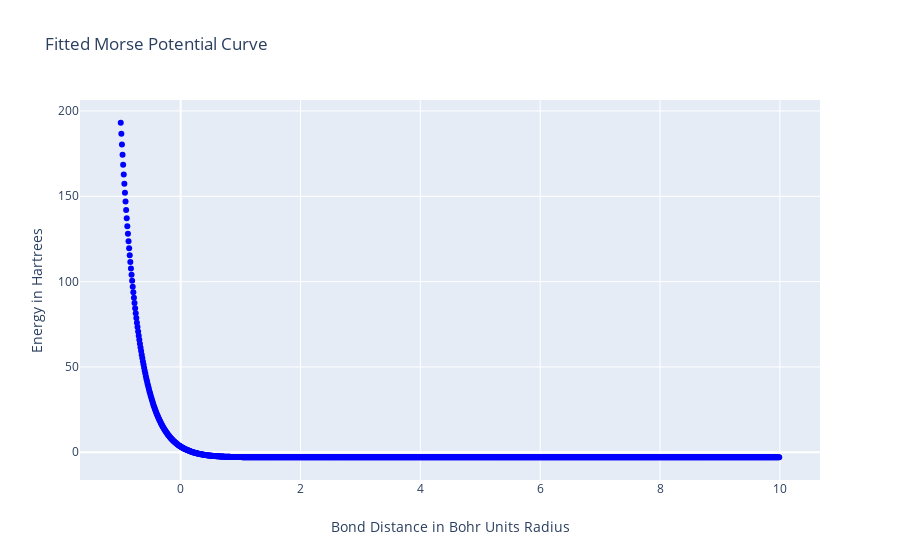

Notebook source saved alongside this figure:
### Code cell
#create a curve fitted morsePotential of the data
#uses the least squares method to fit the potential via SciPy
#Morse Potential Equation is from "Diatomic Molecules According To 
#The Wave Mechanics. II. Vibrational Levels", by Phillip M. Morse
def morsePotential(r, r0, a, D, c):
    return D * pow( (1-np.exp(-a*(r-r0))), 2) + c

#Optimize the morse potential to the Hartree-Fock computed potential
popt, pcov = optimize.curve_fit(morsePotential, R, E)

#Get important data for graphing purposes
minEIndex = E.index(min(E))
minE = E.copy().pop(minEIndex)
optimalR = R.copy().pop(minEIndex)

#graph the surface potential
dx = .01
figure = { 
    "data": [
        
        #create the Hartree-Fock generated Potential Energy Surface
        {
            "type":"scatter",
            "x":[x*dx for x in range(-100,1000)],
            "y":[morsePotential(x*dx, popt[0], popt[1], popt[2], popt[3]) for x in range(-100,1000)],
            "connectgaps":False,
            "mode":"markers", 
            "name":"Hartree-Fock Computed",
            "marker":{"color":"blue"}
        },
    ],
     "layout":
        {
           "xaxis":{"title":"Bond Distance in Bohr Units Radius"},
           "yaxis":{"title":"Energy in Hartrees"},
            "title":{"text":"Fitted Morse Potential Curve"}
        },    
}
iplot(figure)

print(popt)

### Figure 1 — Plotly figure (JSON) as saved in the notebook; plotly's stock layout.template omitted (floating-point values rounded to 4 significant figures; data arrays with more than 128 entries replaced by an {"elided": "..."} marker saying what was removed)
{"data": [{"connectgaps": false, "marker": {"color": "blue"}, "mode": "markers", "name": "Hartree-Fock Computed", "type": "scatter", "x": {"elided": "1100 float values"}, "y": {"elided": "1100 float values"}}], "layout": {"title": {"text": "Fitted Morse Potential Curve"}, "xaxis": {"title": {"text": "Bond Distance in Bohr Units Radius"}}, "yaxis": {"title": {"text": "Energy in Hartrees"}}}}
